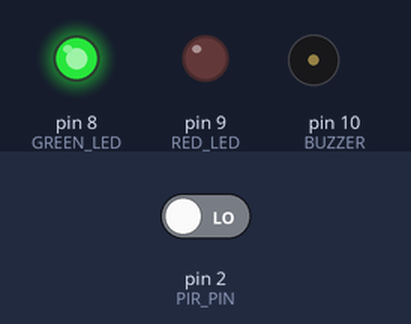
The sketch below on a simulated Arduino Uno, built with avr-gcc and run on an emulated ATmega328P. Shown: output pins drawn as LEDs (lit = HIGH), buzzer (waves = sounding). The inputs (shaded band) are chosen by the test bench; at power-on: pin 2 (PIR_PIN) LOW. What the sketch prints to the serial monitor is not drawn.

Above: at 6.2 s.
6.3 s: pin 2 (PIR_PIN) driven HIGH
At 7.5 s:
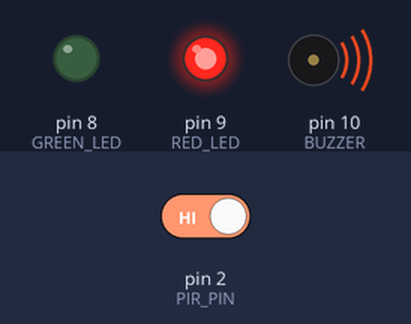
8.0 s: pin 2 (PIR_PIN) driven LOW
At 8.7 s:
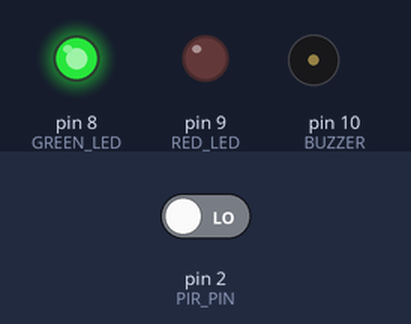
Timing chart, 0 to 11.0 s (numbered marks = the images above; inputs shaded):
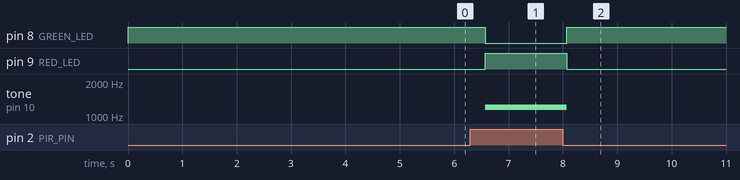

Measured:
- after the input at 6.3 s, pin 8 (GREEN_LED): HIGH → LOW after 0.27 s; pin 9 (RED_LED): LOW → HIGH after 0.27 s; tone on pin 10 (BUZZER): silent → 1200 Hz after 0.27 s
- after the input at 8.0 s, pin 8 (GREEN_LED): LOW → HIGH after 0.07 s; pin 9 (RED_LED): HIGH → LOW after 0.07 s; tone on pin 10 (BUZZER): 1200 Hz → silent after 0.07 s

The sketch:

motion-based-security-system.ino
```cpp
const int PIR_PIN = 2;

const int GREEN_LED = 8;
const int RED_LED   = 9;

const int BUZZER = 10;

bool motionDetected = false;

void setup() {

  pinMode(PIR_PIN, INPUT);

  pinMode(GREEN_LED, OUTPUT);
  pinMode(RED_LED, OUTPUT);
  pinMode(BUZZER, OUTPUT);

  digitalWrite(GREEN_LED, HIGH);
  digitalWrite(RED_LED, LOW);
  digitalWrite(BUZZER, LOW);

  Serial.begin(9600);

  Serial.println("--------------------------------");
  Serial.println(" Motion-Based Security System");
  Serial.println("--------------------------------");
  Serial.println("Waiting for PIR to stabilize...");
  delay(5000);
  Serial.println("System Armed");
}

void loop() {

  motionDetected = digitalRead(PIR_PIN);

  if (motionDetected) {

    digitalWrite(GREEN_LED, LOW);
    digitalWrite(RED_LED, HIGH);

    tone(BUZZER, 1200);

    Serial.println("⚠ Motion Detected!");

  }
  else {

    digitalWrite(GREEN_LED, HIGH);
    digitalWrite(RED_LED, LOW);

    noTone(BUZZER);

    Serial.println("Monitoring...");
  }

  delay(500);
}
```
